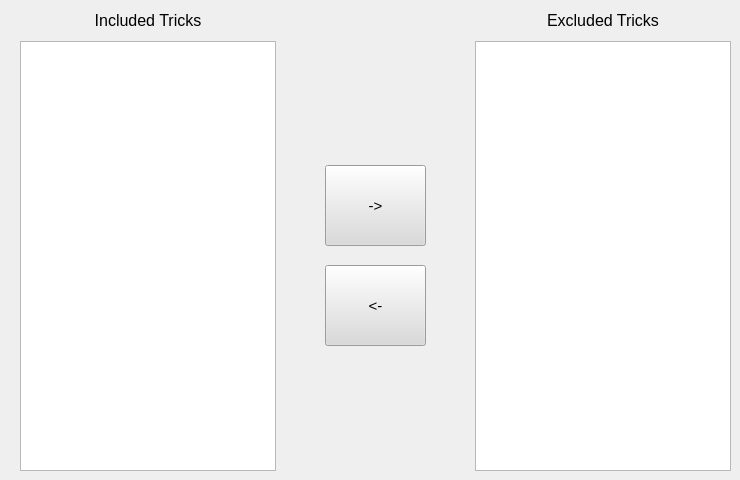
    <widget class="QWidget" name="tab_3">
     <attribute name="title">
      <string>Logic Tricks</string>
     </attribute>
     <widget class="QListWidget" name="listWidget_4">
      <property name="geometry">
       <rect>
        <x>475</x>
        <y>41</y>
        <width>256</width>
        <height>430</height>
       </rect>
      </property>
      <property name="font">
       <font>
        <pointsize>9</pointsize>
       </font>
      </property>
      <property name="alternatingRowColors">
       <bool>false</bool>
      </property>
      <property name="selectionMode">
       <enum>QAbstractItemView::ExtendedSelection</enum>
      </property>
      <property name="uniformItemSizes">
       <bool>true</bool>
      </property>
      <property name="sortingEnabled">
       <bool>true</bool>
      </property>
     </widget>
     <widget class="QPushButton" name="includeButton_2">
      <property name="geometry">
       <rect>
        <x>325</x>
        <y>265</y>
        <width>101</width>
        <height>81</height>
       </rect>
      </property>
      <property name="font">
       <font>
        <pointsize>11</pointsize>
        <bold>false</bold>
       </font>
      </property>
      <property name="autoFillBackground">
       <bool>false</bool>
      </property>
      <property name="styleSheet">
       <string notr="true">background-color: rgb(218, 218, 218);</string>
      </property>
      <property name="text">
       <string>&lt;-</string>
      </property>
     </widget>
     <widget class="QPushButton" name="excludeButton_2">
      <property name="geometry">
       <rect>
        <x>325</x>
        <y>165</y>
        <width>101</width>
        <height>81</height>
       </rect>
      </property>
      <property name="font">
       <font>
        <pointsize>11</pointsize>
        <bold>false</bold>
       </font>
      </property>
      <property name="autoFillBackground">
       <bool>false</bool>
      </property>
      <property name="styleSheet">
       <string notr="true">background-color: rgb(218, 218, 218);</string>
      </property>
      <property name="text">
       <string>-&gt;</string>
      </property>
     </widget>
     <widget class="QListWidget" name="listWidget_3">
      <property name="geometry">
       <rect>
        <x>20</x>
        <y>41</y>
        <width>256</width>
        <height>430</height>
       </rect>
      </property>
      <property name="font">
       <font>
        <pointsize>9</pointsize>
       </font>
      </property>
      <property name="frameShape">
       <enum>QFrame::StyledPanel</enum>
      </property>
      <property name="frameShadow">
       <enum>QFrame::Sunken</enum>
      </property>
      <property name="alternatingRowColors">
       <bool>false</bool>
      </property>
      <property name="selectionMode">
       <enum>QAbstractItemView::ExtendedSelection</enum>
      </property>
      <property name="uniformItemSizes">
       <bool>true</bool>
      </property>
      <property name="sortingEnabled">
       <bool>true</bool>
      </property>
     </widget>
     <widget class="QLabel" name="label_9">
      <property name="geometry">
       <rect>
        <x>475</x>
        <y>5</y>
        <width>256</width>
        <height>31</height>
       </rect>
      </property>
      <property name="sizePolicy">
       <sizepolicy hsizetype="Fixed" vsizetype="Fixed">
        <horstretch>0</horstretch>
        <verstretch>0</verstretch>
       </sizepolicy>
      </property>
      <property name="minimumSize">
       <size>
        <width>75</width>
        <height>23</height>
       </size>
      </property>
      <property name="font">
       <font>
        <pointsize>12</pointsize>
        <italic>false</italic>
        <bold>false</bold>
       </font>
      </property>
      <property name="frameShape">
       <enum>QFrame::NoFrame</enum>
      </property>
      <property name="frameShadow">
       <enum>QFrame::Plain</enum>
      </property>
      <property name="text">
       <string>Excluded Tricks</string>
      </property>
      <property name="textFormat">
       <enum>Qt::PlainText</enum>
      </property>
      <property name="alignment">
       <set>Qt::AlignCenter</set>
      </property>
      <property name="wordWrap">
       <bool>false</bool>
      </property>
     </widget>
     <widget class="QLabel" name="label_10">
      <property name="geometry">
       <rect>
        <x>20</x>
        <y>5</y>
        <width>256</width>
        <height>31</height>
       </rect>
      </property>
      <property name="sizePolicy">
       <sizepolicy hsizetype="Fixed" vsizetype="Fixed">
        <horstretch>0</horstretch>
        <verstretch>0</verstretch>
       </sizepolicy>
      </property>
      <property name="minimumSize">
       <size>
        <width>75</width>
        <height>23</height>
       </size>
      </property>
      <property name="font">
       <font>
        <pointsize>12</pointsize>
        <italic>false</italic>
        <bold>false</bold>
       </font>
      </property>
      <property name="frameShape">
       <enum>QFrame::NoFrame</enum>
      </property>
      <property name="frameShadow">
       <enum>QFrame::Plain</enum>
      </property>
      <property name="text">
       <string>Included Tricks</string>
      </property>
      <property name="textFormat">
       <enum>Qt::PlainText</enum>
      </property>
      <property name="alignment">
       <set>Qt::AlignCenter</set>
      </property>
      <property name="wordWrap">
       <bool>false</bool>
      </property>
     </widget>
    </widget>
